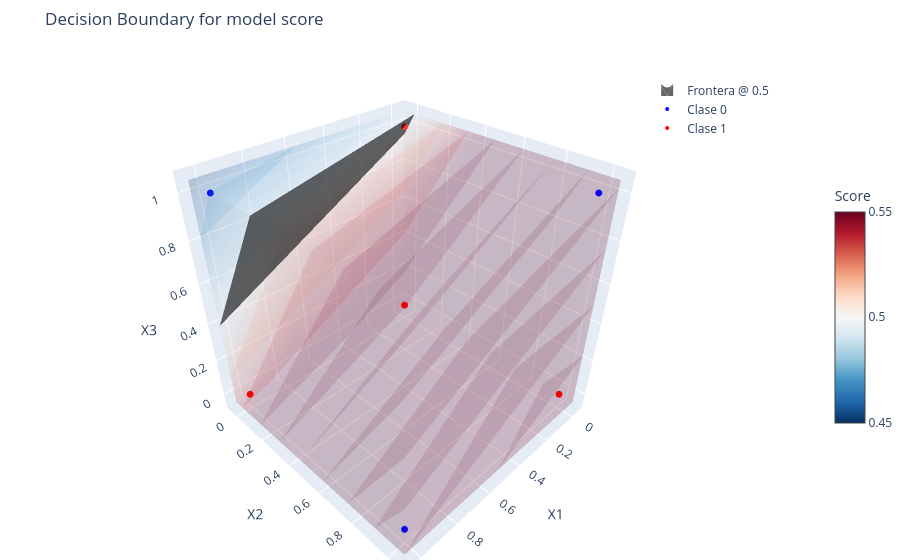

The notebook cell saved with this chart:
### Markdown cell above
Vamos a graficar la region de decisión

### Code cell
plot_decision_region_3d(X, y,
                        pred_fun=lambda x: predict(x, w, theta, activation=sigmoid),
                        vmin=0.45, vmax=0.55,
                        title='Decision Boundary for model score',)

### Figure 1 — Plotly figure (JSON) as saved in the notebook; plotly's stock layout.template omitted (floating-point values rounded to 4 significant figures; data arrays with more than 128 entries replaced by an {"elided": "..."} marker saying what was removed)
{"data": [{"cmax": 0.55, "cmin": 0.45, "colorbar": {"len": 0.5, "tickvals": [0.45, 0.5, 0.55], "title": {"text": "Score"}}, "colorscale": [[0, "rgb(5,48,97)"], [0.1, "rgb(33,102,172)"], [0.2, "rgb(67,147,195)"], [0.3, "rgb(146,197,222)"], [0.4, "rgb(209,229,240)"], [0.5, "rgb(247,247,247)"], [0.6, "rgb(253,219,199)"], [0.7, "rgb(244,165,130)"], [0.8, "rgb(214,96,77)"], [0.9, "rgb(178,24,43)"], [1, "rgb(103,0,31)"]], "name": "Score Volume", "opacity": 0.12, "showscale": true, "surface": {"count": 15}, "type": "volume", "value": {"elided": "27000 float values"}, "x": {"elided": "27000 float values"}, "y": {"elided": "27000 float values"}, "z": {"elided": "27000 float values"}}, {"caps": {"x": {"show": false}, "y": {"show": false}, "z": {"show": false}}, "colorscale": [[0, "black"], [1, "black"]], "isomax": 0.5, "isomin": 0.5, "name": "Frontera @ 0.5", "opacity": 0.6, "showlegend": true, "showscale": false, "surface": {"count": 1}, "type": "isosurface", "value": {"elided": "27000 float values"}, "x": {"elided": "27000 float values"}, "y": {"elided": "27000 float values"}, "z": {"elided": "27000 float values"}}, {"marker": {"color": "blue", "size": 4}, "mode": "markers", "name": "Clase 0", "type": "scatter3d", "x": [0, 0, 1, 1], "y": [0, 1, 1, 0], "z": [0, 1, 0, 1]}, {"marker": {"color": "red", "size": 4}, "mode": "markers", "name": "Clase 1", "type": "scatter3d", "x": [0, 1, 0, 1], "y": [0, 1, 1, 0], "z": [1, 1, 0, 0]}], "layout": {"legend": {"x": 0.8, "y": 0.95}, "margin": {"b": 0, "l": 0, "r": 0, "t": 50}, "scene": {"xaxis": {"title": {"text": "X1"}}, "yaxis": {"title": {"text": "X2"}}, "zaxis": {"title": {"text": "X3"}}}, "title": {"text": "Decision Boundary for model score"}}}
